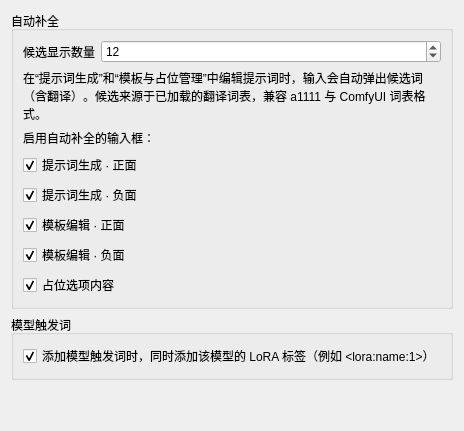
     <widget class="QWidget" name="tabAutocompleteSettings">
      <attribute name="title">
       <string>设置</string>
      </attribute>
      <layout class="QVBoxLayout" name="layoutAutocompleteSettings">
       <item>
        <widget class="QGroupBox" name="groupAutocompleteSettings">
         <property name="title">
          <string>自动补全</string>
         </property>
         <layout class="QFormLayout" name="formAutocompleteSettings">
          <item row="0" column="0">
           <widget class="QLabel" name="lblAutocompleteLimit">
            <property name="text">
             <string>候选显示数量</string>
            </property>
           </widget>
          </item>
          <item row="0" column="1">
           <widget class="QSpinBox" name="spinAutocompleteLimit">
            <property name="minimum">
             <number>1</number>
            </property>
            <property name="maximum">
             <number>50</number>
            </property>
            <property name="value">
             <number>12</number>
            </property>
            <property name="toolTip">
             <string>编辑提示词时自动补全弹窗最多显示的候选数量。</string>
            </property>
           </widget>
          </item>
          <item row="1" column="0" colspan="2">
           <widget class="QLabel" name="lblAutocompleteHint">
            <property name="wordWrap">
             <bool>true</bool>
            </property>
            <property name="text">
             <string>在“提示词生成”和“模板与占位管理”中编辑提示词时，输入会自动弹出候选词（含翻译）。候选来源于已加载的翻译词表，兼容 a1111 与 ComfyUI 词表格式。</string>
            </property>
           </widget>
          </item>
          <item row="2" column="0" colspan="2">
           <widget class="QLabel" name="lblAutocompleteEnableHint">
            <property name="text">
             <string>启用自动补全的输入框：</string>
            </property>
           </widget>
          </item>
          <item row="3" column="0" colspan="2">
           <widget class="QCheckBox" name="chkAcGeneratePositive">
            <property name="text">
             <string>提示词生成 · 正面</string>
            </property>
            <property name="checked">
             <bool>true</bool>
            </property>
           </widget>
          </item>
          <item row="4" column="0" colspan="2">
           <widget class="QCheckBox" name="chkAcGenerateNegative">
            <property name="text">
             <string>提示词生成 · 负面</string>
            </property>
            <property name="checked">
             <bool>true</bool>
            </property>
           </widget>
          </item>
          <item row="5" column="0" colspan="2">
           <widget class="QCheckBox" name="chkAcTemplatePositive">
            <property name="text">
             <string>模板编辑 · 正面</string>
            </property>
            <property name="checked">
             <bool>true</bool>
            </property>
           </widget>
          </item>
          <item row="6" column="0" colspan="2">
           <widget class="QCheckBox" name="chkAcTemplateNegative">
            <property name="text">
             <string>模板编辑 · 负面</string>
            </property>
            <property name="checked">
             <bool>true</bool>
            </property>
           </widget>
          </item>
          <item row="7" column="0" colspan="2">
           <widget class="QCheckBox" name="chkAcOptionValue">
            <property name="text">
             <string>占位选项内容</string>
            </property>
            <property name="checked">
             <bool>true</bool>
            </property>
           </widget>
          </item>
         </layout>
        </widget>
       </item>
       <item>
        <widget class="QGroupBox" name="groupModelTriggerSettings">
         <property name="title">
          <string>模型触发词</string>
         </property>
         <layout class="QVBoxLayout" name="layoutModelTriggerSettings">
          <item>
           <widget class="QCheckBox" name="chkAddLoraTagWithTrigger">
            <property name="text">
             <string>添加模型触发词时，同时添加该模型的 LoRA 标签（例如 &lt;lora:name:1&gt;）</string>
            </property>
            <property name="checked">
             <bool>true</bool>
            </property>
           </widget>
          </item>
         </layout>
        </widget>
       </item>
       <item>
        <spacer name="verticalSpacerAutocomplete">
         <property name="orientation">
          <enum>Qt::Orientation::Vertical</enum>
         </property>
         <property name="sizeHint" stdset="0">
          <size>
           <width>20</width>
           <height>40</height>
          </size>
         </property>
        </spacer>
       </item>
      </layout>
     </widget>
